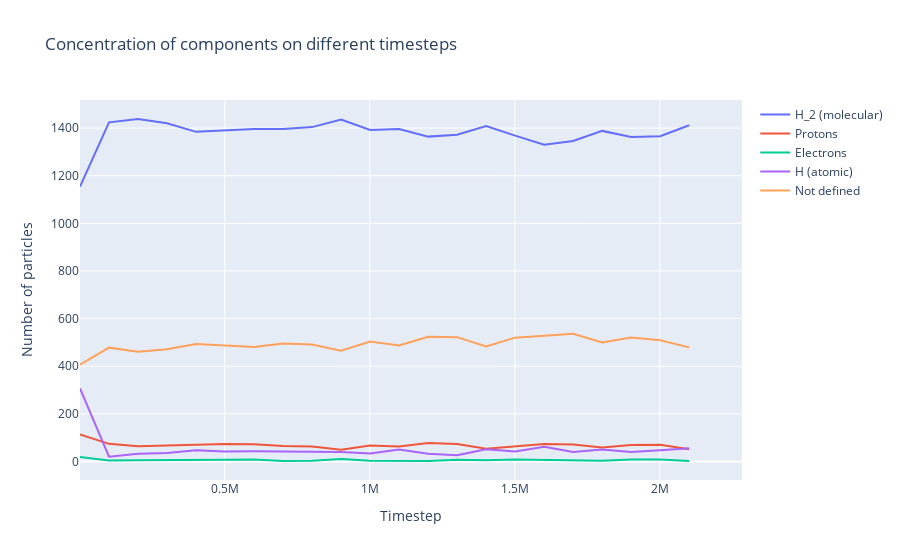

The notebook cell this image was saved under:
### Code cell
N = 2283000
step = 100000
timesteps = np.arange(1000, 2101001, step)

fig = go.Figure()

fig.update_layout(title="Concentration of components on different timesteps")
fig.update_yaxes(title="Number of particles")
fig.update_xaxes(range=[1000, N], title="Timestep")
fig.add_trace(go.Scatter(x=timesteps, y=h2, name="H_2 (molecular)"))
fig.add_trace(go.Scatter(x=timesteps, y=hp, name="Protons"))
fig.add_trace(go.Scatter(x=timesteps, y=em, name="Electrons"))
fig.add_trace(go.Scatter(x=timesteps, y=h, name="H (atomic)"))
fig.add_trace(go.Scatter(x=timesteps, y=dfc, name="Not defined"))

fig.show()

### Figure 1 — Plotly figure (JSON) as saved in the notebook; plotly's stock layout.template omitted (floating-point values rounded to 4 significant figures)
{"data": [{"name": "H_2 (molecular)", "type": "scatter", "x": [1000, 101000, 201000, 301000, 401000, 501000, 601000, 701000, 801000, 901000, 1001000, 1101000, 1201000, 1301000, 1401000, 1501000, 1601000, 1701000, 1801000, 1901000, 2001000, 2101000], "y": [1154, 1424, 1438, 1420, 1384, 1390, 1396, 1396, 1404, 1436, 1392, 1396, 1364, 1372, 1408, 1368, 1330, 1346, 1388, 1362, 1366, 1412, 1368]}, {"name": "Protons", "type": "scatter", "x": [1000, 101000, 201000, 301000, 401000, 501000, 601000, 701000, 801000, 901000, 1001000, 1101000, 1201000, 1301000, 1401000, 1501000, 1601000, 1701000, 1801000, 1901000, 2001000, 2101000], "y": [113, 74, 64, 68, 72, 73, 72, 65, 63, 49, 67, 63, 78, 73, 53, 62, 73, 71, 59, 69, 70, 51, 60]}, {"name": "Electrons", "type": "scatter", "x": [1000, 101000, 201000, 301000, 401000, 501000, 601000, 701000, 801000, 901000, 1001000, 1101000, 1201000, 1301000, 1401000, 1501000, 1601000, 1701000, 1801000, 1901000, 2001000, 2101000], "y": [19, 4, 5, 5, 4, 7, 8, 2, 3, 10, 3, 4, 2, 7, 5, 8, 7, 7, 3, 8, 8, 2, 3]}, {"name": "H (atomic)", "type": "scatter", "x": [1000, 101000, 201000, 301000, 401000, 501000, 601000, 701000, 801000, 901000, 1001000, 1101000, 1201000, 1301000, 1401000, 1501000, 1601000, 1701000, 1801000, 1901000, 2001000, 2101000], "y": [307, 20, 32, 36, 47, 42, 43, 42, 39, 40, 34, 50, 32, 26, 51, 42, 62, 40, 50, 40, 47, 56, 53]}, {"name": "Not defined", "type": "scatter", "x": [1000, 101000, 201000, 301000, 401000, 501000, 601000, 701000, 801000, 901000, 1001000, 1101000, 1201000, 1301000, 1401000, 1501000, 1601000, 1701000, 1801000, 1901000, 2001000, 2101000], "y": [407, 478, 461, 471, 493, 488, 481, 495, 491, 465, 504, 487, 524, 522, 483, 520, 528, 536, 500, 521, 509, 479, 516]}], "layout": {"autosize": true, "title": {"text": "Concentration of components on different timesteps"}, "xaxis": {"range": [1000, 2283000], "title": {"text": "Timestep"}, "type": "linear"}, "yaxis": {"autorange": true, "range": [-77.78, 1518.0], "title": {"text": "Number of particles"}, "type": "linear"}}}
